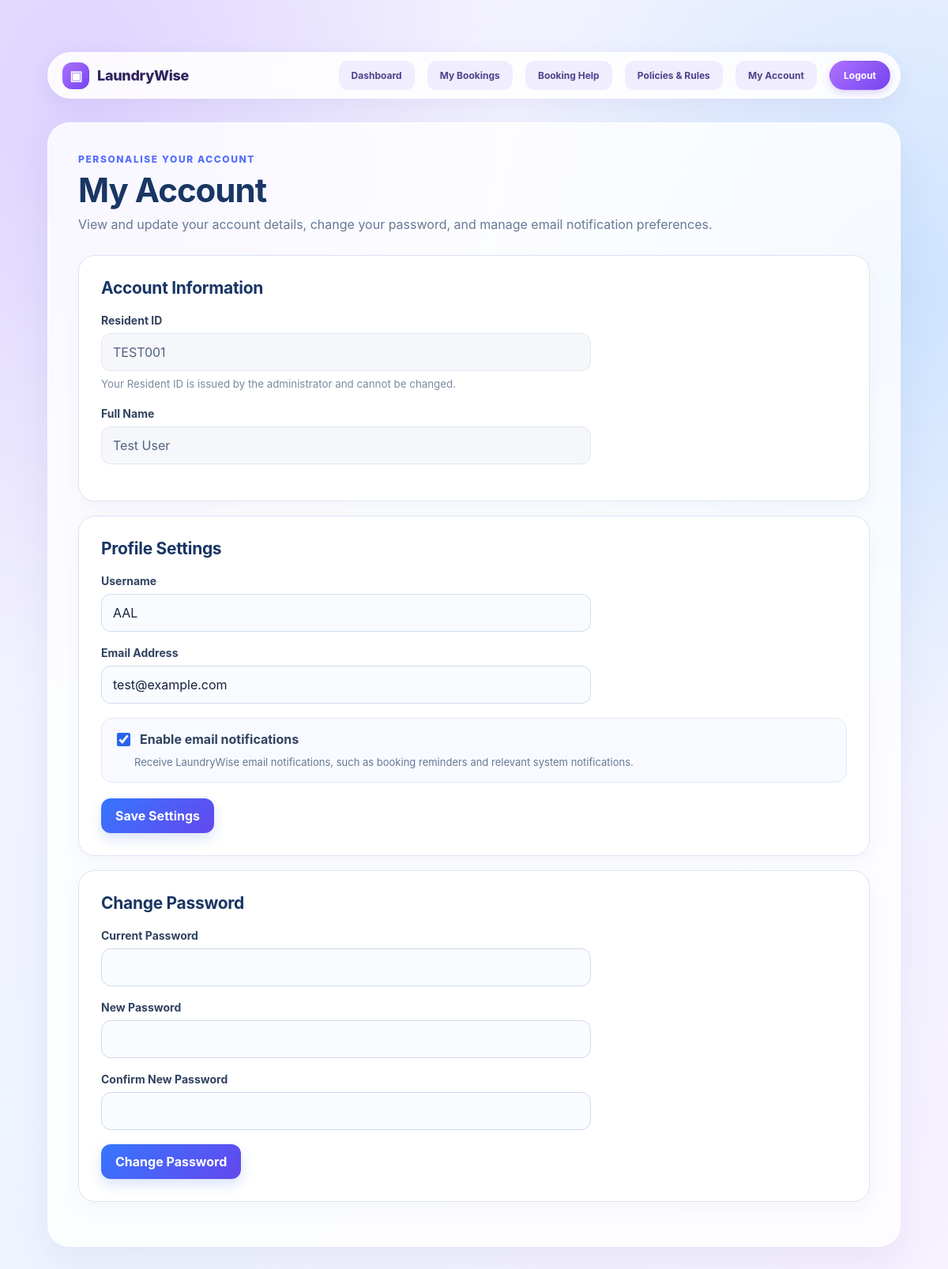
The page /settings.php (signed in) on the database its author committed.
### tables this page shows
CREATE TABLE `users` (
  `id` int(11) NOT NULL,
  `resident_id` varchar(50) NOT NULL,
  `name` varchar(100) NOT NULL,
  `username` varchar(100) DEFAULT NULL,
  `email` varchar(150) NOT NULL,
  `password` varchar(255) NOT NULL,
  `role` enum('resident','admin') NOT NULL DEFAULT 'resident',
  `email_notifications_enabled` tinyint(1) NOT NULL DEFAULT 0
);

### settings.php (the view, shortened to what this page needs)
<?php
require_once "config/database.php";
$user_id = $_SESSION["user_id"];
$sql = "SELECT
            resident_id,
            name,
            username,
            email,
            email_notifications_enabled
        FROM users
        WHERE id = ?
        AND role = 'resident'";
$stmt = $conn->prepare($sql);
$stmt->bind_param("i", $user_id);
$stmt->execute();
$result = $stmt->get_result();
$user = $result->fetch_assoc();
?>
<!DOCTYPE html>
<html lang="en">
<head>
    <link
        rel="stylesheet"
        href="css/style.css"
    >
<link rel="stylesheet" href="css/laundrywise-nav.css">
</head>
<body>
<div class="lw-page">
    <nav class="dashboard-nav lw-prototype-nav" aria-label="Main navigation">
<a class="lw-brand" href="dashboard.php" aria-label="LaundryWise home"><span class="lw-brand-icon" aria-hidden="true">▣</span><span class="lw-brand-name">LaundryWise</span></a>
<div class="lw-prototype-nav-links">
<a href="dashboard.php">Dashboard</a><a href="my_bookings.php">My Bookings</a><a href="booking_help.php">Booking Help</a><a href="policies.php">Policies &amp; Rules</a><a href="settings.php">My Account</a><a class="lw-nav-logout" href="logout.php">Logout</a>
</div></nav>
    <main class="lw-hero">
        <div class="lw-hero-top">
            <div>
                <div class="lw-eyebrow">Personalise your account</div>
                <h1>My Account</h1>
                <p class="lw-subtitle">View and update your account details, change your password, and manage email notification preferences.</p>
            </div>
        </div>
    <div class="settings-section">
        <h2>Account Information</h2>
        <div class="form-group">
            <label>
                Resident ID
            </label>
            <div class="readonly-field">
                <?php
                echo htmlspecialchars($user["resident_id"]);
                ?>
            </div>
            <small>
                Your Resident ID is issued by the administrator
                and cannot be changed.
            </small>
        </div>
        <div class="form-group">
            <label>
                Full Name
            </label>
            <div class="readonly-field">
                <?php
                echo htmlspecialchars($user["name"]);
                ?>
            </div>
        </div>
    </div>
    <div class="settings-section">
        <h2>Profile Settings</h2>
        <form method="POST" action="settings.php">
            <div class="form-group">
                <label for="username">
                    Username
                </label>
                <input
                    type="text"
                    id="username"
                    name="username"
                    value="<?php
                        echo htmlspecialchars($user["username"] ?? "");
                    ?>"
                    required
                >
            </div>
            <div class="form-group">
                <label for="email">
                    Email Address
                </label>
                <input
                    type="email"
                    id="email"
                    name="email"
                    value="<?php
                        echo htmlspecialchars($user["email"]);
                    ?>"
                    required
                >
            </div>
            <div class="notification-option">
                <label>
                    <input
                        type="checkbox"
                        name="email_notifications_enabled"
                        value="1"
                        <?php
                        if ((int)$user["email_notifications_enabled"] === 1) {
                            echo "checked";
                        }
                        ?>
                    >
                    Enable email notifications
                </label>
                <p>
                    Receive LaundryWise email notifications,
                    such as booking reminders and relevant system
                    notifications.
                </p>
            </div>
            <button type="submit">
                Save Settings
            </button>
        </form>
    </div>
    <div class="settings-section">
        <h2>Change Password</h2>
        <form method="POST" action="settings.php">
            <div class="form-group">
                <label for="current_password">
                    Current Password
                </label>
                <input
                    type="password"
                    id="current_password"
                    name="current_password"
                    required
                >
            </div>
            <div class="form-group">
                <label for="new_password">
                    New Password
                </label>
                <input
                    type="password"
                    id="new_password"
                    name="new_password"
                    minlength="6"
                    required
                >
            </div>
            <div class="form-group">
                <label for="confirm_password">
                    Confirm New Password
                </label>
                <input
                    type="password"
                    id="confirm_password"
                    name="confirm_password"
                    minlength="6"
                    required
                >
            </div>
            <button type="submit">
                Change Password
            </button>
        </form>
    </div>

### css/style.css (style rules this page uses)
* { box-sizing: border-box; }
body { font-family: Arial, sans-serif; background-color: #f4f6f8; margin: 0; padding: 40px; color: #333; }
.dashboard-nav { margin-bottom: 35px; padding-bottom: 25px; border-bottom: 1px solid #ddd; }
h1 { margin-top: 0; color: #222; }
h2 { margin-top: 25px; margin-bottom: 20px; color: #222; }
a { color: #007bff; text-decoration: none; }
button { padding: 9px 15px; border: none; border-radius: 5px; background-color: #007bff; color: white; cursor: pointer; }
form { margin-top: 20px; }
.form-group { margin-bottom: 18px; }
.form-group label { display: block; margin-bottom: 6px; font-weight: bold; }
input, select { padding: 9px; border: 1px solid #ccc; border-radius: 5px; box-sizing: border-box; }
input[type="text"], input[type="email"], input[type="password"] { width: 100%; }
.dashboard-nav.lw-prototype-nav { display:flex;align-items:center;justify-content:space-between;gap:18px;width:min(100%,1080px);margin:0 auto 30px;padding:10px 12px 10px 18px;box-sizing:border-box;border:1px solid rgba(255,255,255,.88);border-radius:999px;background:rgba(255,255,255,.88);box-shadow:0 8px 26px rgba(73,70,135,.08);backdrop-filter:blur(10px) }
.dashboard-nav .lw-brand { display:flex;align-items:center;gap:10px;color:#30245f;text-decoration:none;font-weight:800;white-space:nowrap }
.dashboard-nav .lw-brand-icon { display:grid;place-items:center;width:34px;height:34px;border-radius:12px;background:linear-gradient(135deg,#ad72ff,#7543ef);color:#fff;font-size:17px }
.dashboard-nav .lw-brand-name { font-size:18px;letter-spacing:-.3px }
.lw-prototype-nav-links { display:flex;align-items:center;justify-content:flex-end;gap:clamp(8px,1.35vw,20px);flex-wrap:wrap }
.dashboard-nav.lw-prototype-nav .lw-prototype-nav-links a { color:#51418B;background:#F0EDFF;padding:10px 15px;border:1px solid transparent;border-radius:12px;text-decoration:none;font-size:12px;font-weight:700;transition:color .15s ease,background .15s ease }
.dashboard-nav.lw-prototype-nav .lw-prototype-nav-links a.lw-nav-logout { padding:10px 17px;border-radius:999px;color:#fff;background:linear-gradient(135deg,#ad72ff,#7543ef);box-shadow:0 4px 10px rgba(117,67,239,.22) }

### css/laundrywise-nav.css (style rules this page uses)
.dashboard-nav.lw-prototype-nav { display:flex;align-items:center;justify-content:space-between;gap:18px;width:min(100%,1080px);margin:0 auto 30px;padding:10px 12px 10px 18px;box-sizing:border-box;border:1px solid rgba(255,255,255,.88);border-radius:999px;background:rgba(255,255,255,.88);box-shadow:0 8px 26px rgba(73,70,135,.08);backdrop-filter:blur(10px) }
.dashboard-nav .lw-brand { display:flex;align-items:center;gap:10px;color:#30245f;text-decoration:none;font-weight:800;white-space:nowrap }
.dashboard-nav .lw-brand-icon { display:grid;place-items:center;width:34px;height:34px;border-radius:12px;background:linear-gradient(135deg,#ad72ff,#7543ef);color:#fff;font-size:17px }
.dashboard-nav .lw-brand-name { font-size:18px;letter-spacing:-.3px }
.lw-prototype-nav-links { display:flex;align-items:center;justify-content:flex-end;gap:clamp(8px,1.35vw,20px);flex-wrap:wrap }
.dashboard-nav.lw-prototype-nav .lw-prototype-nav-links a { color:#51418B;background:#F0EDFF;padding:10px 15px;border:1px solid transparent;border-radius:12px;text-decoration:none;font-size:12px;font-weight:700;transition:color .15s ease,background .15s ease }
.dashboard-nav.lw-prototype-nav .lw-prototype-nav-links a.lw-nav-logout { padding:10px 17px;border-radius:999px;color:#fff;background:linear-gradient(135deg,#ad72ff,#7543ef);box-shadow:0 4px 10px rgba(117,67,239,.22) }

### rows shown on the page
users: resident "TEST001", name "Test User", username "AAL", email "test@example.com", email_notifications_enabled "☑"
